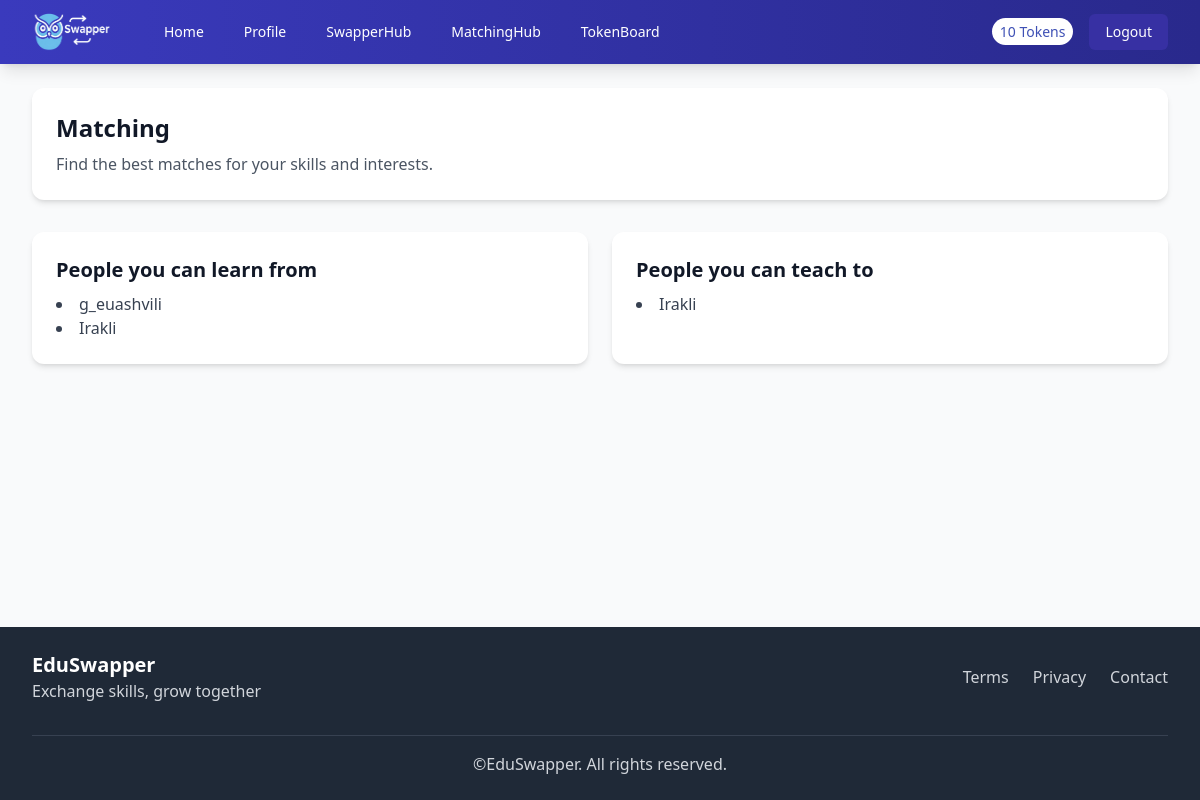
The app's page /matches (signed in), older data.
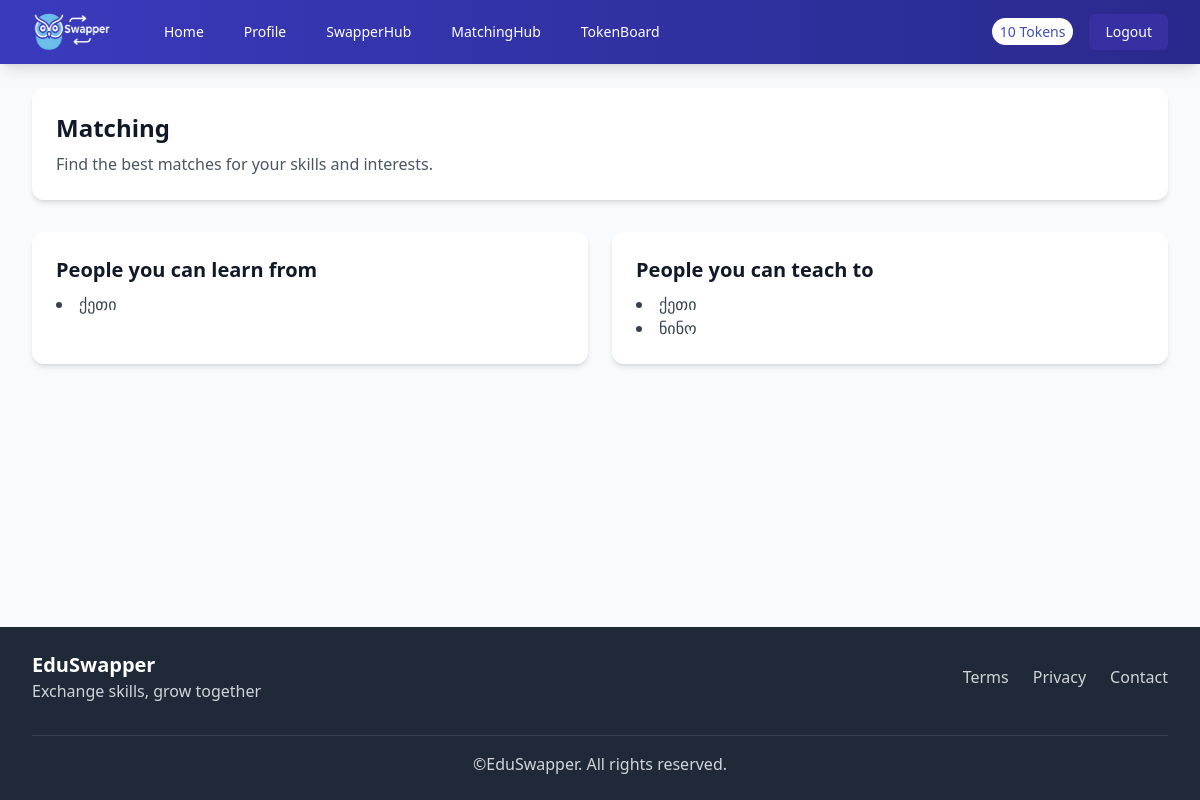
The same page, newer data.
### src/models/user.py (models this page shows, shortened)
class User(db.Model, UserMixin):
    __tablename__ = 'users'
    id = db.Column(db.Integer, primary_key=True)
    username = db.Column(db.String(64), unique=True, nullable=False)
    email = db.Column(db.String(120), unique=True, nullable=False)
    password_hash = db.Column(db.String(256), nullable=False)
    bio = db.Column(db.Text)
    location = db.Column(db.String(100))
    token_balance = db.Column(db.Integer, default=10)
    created_at = db.Column(db.DateTime, default=datetime.utcnow)
    education = db.relationship('Education', backref='user', lazy='dynamic', cascade='all, delete-orphan')
    experience = db.relationship('Experience', backref='user', lazy='dynamic', cascade='all, delete-orphan')
    skills_to_share = db.relationship('SkillToShare', backref='user', lazy='dynamic', cascade='all, delete-orphan')
    skills_to_acquire = db.relationship('SkillToAcquire', backref='user', lazy='dynamic', cascade='all, delete-orphan')

### src/routes/auth.py (the view)
@auth_bp.route('/matches')
@login_required
def matches():
    user = current_user
    all_users = User.query.all()
    can_learn_from = []
    can_teach_to = []
    for other in all_users:
        if other.id == user.id:
            continue
        teaches = set(s.name.strip().lower() for s in other.skills_to_share)
        wants = set(s.name.strip().lower() for s in other.skills_to_acquire)
        my_teaches = set(s.name.strip().lower() for s in user.skills_to_share)
        my_wants = set(s.name.strip().lower() for s in user.skills_to_acquire)
        if teaches & my_wants:
            can_learn_from.append(other)
        if wants & my_teaches:
            can_teach_to.append(other)
    return render_template('matching.html', can_learn_from=can_learn_from,
                           can_teach_to=can_teach_to)

### src/main.py (called while the page is built)
def create_app():
    app = Flask(__name__)
    app.config['SECRET_KEY'] = os.environ.get('SECRET_KEY', 'dev-key-for-eduswapper')
    app.config['SQLALCHEMY_DATABASE_URI'] = 'sqlite:///eduswapper.db'
    app.config['SQLALCHEMY_TRACK_MODIFICATIONS'] = False
    db.init_app(app)
    login_manager.init_app(app)
    from src.models.user import User
    @login_manager.user_loader
    def load_user(user_id):
        return User.query.get(int(user_id))
    from src.routes.auth import auth_bp
    from src.routes.main import main_bp
    app.register_blueprint(auth_bp)
    app.register_blueprint(main_bp)
    with app.app_context():
        db.create_all()
    return app

### src/templates/matching.html (shortened to what this page needs)
<!DOCTYPE html>
<html lang="en">
<head>
</head>
<body>
{% extends "base.html" %}
{% block content %}
<div class="space-y-8">
  <div class="bg-white rounded-xl shadow-md overflow-hidden">
    <div class="p-6">
      <h1 class="text-2xl font-bold text-gray-900 mb-2">Matching</h1>
      <p class="text-gray-600">Find the best matches for your skills and interests.</p>
    </div>
  </div>
  <div class="grid grid-cols-1 md:grid-cols-2 gap-6">
    <div class="bg-white rounded-xl shadow-md overflow-hidden">
      <div class="p-6">
        <h2 class="text-xl font-bold text-gray-900 mb-2">People you can learn from</h2>
        <ul class="list-disc list-inside text-gray-700">
          {% for user in can_learn_from %}
            <li>{{ user.username }}</li>
          {% else %}
            <li>No matches found</li>
          {% endfor %}
        </ul>
      </div>
    </div>
    <div class="bg-white rounded-xl shadow-md overflow-hidden">
      <div class="p-6">
        <h2 class="text-xl font-bold text-gray-900 mb-2">People you can teach to</h2>
        <ul class="list-disc list-inside text-gray-700">
          {% for user in can_teach_to %}
            <li>{{ user.username }}</li>
          {% else %}
            <li>No matches found</li>
          {% endfor %}
        </ul>
      </div>
    </div>
  </div>
</div>
{% endblock %}

Row changes from the older to the newer data that the page shows:
no longer on this page (row unchanged): User: username "g_euashvili", shown under "People you can learn from"
no longer on this page (row unchanged): User: username "Irakli"
added User: username "ქეთი"
added User: username "ნინო", shown under "People you can teach to"
